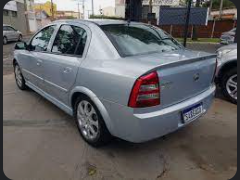
#> input picture RNC - Yolov7/dataset/astra-sedan/astra-sedan_1.png, 240 x 180 px, given in place of al.mkv, which was not available
$ python main.py
#> lines starting #> are read from the running program, lines starting #| are printed output that depends on the picture; after the words box and inside, x2 and y2 are one past the last pixel; in counts of white or black regions, pixels touching at a corner belong together; pictures that were not available may be replaced by others from this repository, and a replacement may not be noted
import numpy as np
import cv2

# Video
capture = cv2.VideoCapture('../videos/al.mkv')

# Returns the center of an object
def get_center(x, y, w, h):
    x1 = int(w/2)
    y1 = int(h/2)

    cx = x + x1
    cy = y + y1

    return cx, cy

candidates = [] # List of candidates to be a car

'''
    Inserts a car candidate to the list

    @args
        - width_threshold, height_threshold: limit to width/height increase/decrease between frames
        - center_threshold: limit to center movement between frames
        - count_threshold: times to act like a car to be a car
'''
def insertCandidate(newCandidate, width_threshold=0.2, height_threshold=0.2,
                    center_threshold=50, count_threshold=20):
    global candidates

    # Look for corresponding object
    for candidate in candidates:
        # If width, height and center correspond, it is the same object
        if newCandidate['width'] > candidate['width'] * (1-width_threshold) and \
           newCandidate['width'] < candidate['width'] * (1+width_threshold) and \
           newCandidate['height'] > candidate['height'] * (1-height_threshold) and \
           newCandidate['height'] < candidate['height'] * (1+height_threshold) and \
           np.linalg.norm(np.array(newCandidate['center'])-np.array(candidate['center'])) < center_threshold:
            candidate['count'] += 1 # Object identified again
            candidate['width'], candidate['height'] = newCandidate['width'], newCandidate['height']
            candidate['center'], candidate['t'] = newCandidate['center'], newCandidate['t']

            # If it moves like a car, it is a car
            if not candidate['car'] and candidate['count'] > count_threshold:
                candidate['car'] = True

            return candidate

    # If it doesn't correspond to any existant object, it is a new one
    candidates.append(newCandidate)
    return newCandidate

'''
    Removes old candidates, that probably are not cars

    @args
        - old_threshold: Amount of time unidentified before being desconsidered

'''
def removeOldCandidates(t, old_threshold=10):
    global candidates

    candidates_to_remove = []
    for candidate in candidates:
        # If it is an old object, removes it
        if candidate['t'] < t - old_threshold:
            candidates_to_remove.append(candidate)
    for candidate in candidates_to_remove:
        candidates.remove(candidate)

# Background subtractor
fgbg = cv2.createBackgroundSubtractorMOG2()

t = 0   # Time
while True:
    ret, frame = capture.read() # Read frame
#> frame is the input picture: shape (180, 240, 3); mean B, G, R 98.9, 97.6, 98.7

    # Change to gray
    grey = cv2.cvtColor(frame, cv2.COLOR_BGR2GRAY)
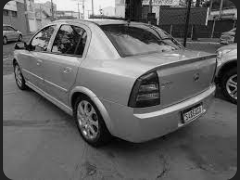
#> grey: shape (180, 240); min 0, max 242, mean 98.1

    # Apply blur
    blur = cv2.GaussianBlur(grey, (7, 7), 15)
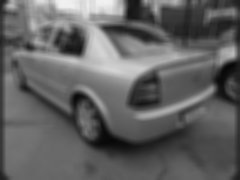
#> blur: shape (180, 240); min 7, max 240, mean 98.1
    fgmask = fgbg.apply(blur)
#> fgmask: shape (180, 240); every value is 127

    # Dilate
    dilated = cv2.dilate(fgmask, np.ones((5, 5)))

    # Apply kernel two times
    kernel = cv2.getStructuringElement(cv2.MORPH_ELLIPSE, (5, 5))
    dilated = cv2.morphologyEx(dilated, cv2.MORPH_CLOSE, kernel)
    dilated = cv2.morphologyEx(dilated, cv2.MORPH_CLOSE, kernel)

    # Find objects
    border, h = cv2.findContours(dilated, cv2.RETR_TREE, cv2.CHAIN_APPROX_SIMPLE)
#> border = [[[0, 0], [0, 179], [239, 179], [239, 0]]]; h = [[-1, -1, -1, -1]]

    # Analyze objects
    for i, c in enumerate(border):
        x, y, w, h = cv2.boundingRect(c)

        # Minimum 60x60 size
        validate_border = (w >= 60) and (h >= 60)
        if not validate_border:
            continue

        # Get center
        center = get_center(x, y, w, h)

        # Create new candidate to be a car
        newCandidate = {
            'width': w,
            'height': h,
            'center': center,
            'count': 0,
            'car': False,
            't': t,
            # Random color
            'color': tuple(int(c) for c in np.random.choice(range(256), size=3))
        }

        # Insert candidate properly
        newCandidate = insertCandidate(newCandidate)

        # Draw candidate
        cv2.rectangle(frame, (x, y), (x+w, y+h), newCandidate['color'], 2)
        # If it is a car, center is green, otherwise is blue
        cv2.circle(frame, center, 4, (0, 255, 0) if newCandidate['car'] else (255, 0, 0), -1)
#> this loop made 1 pass
#> (c, x, y, w, h, validate_border, x1 in get_center, y1 in get_center) on pass 1: ([[0, 0], [0, 179], [239, 179], [239, 0]], 0, 0, 240, 180, True, 120, 90)
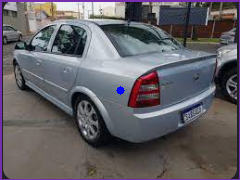
#> frame: shape (180, 240, 3); 3.01% of pixels changed, all inside (x1, y1, x2, y2) = (0, 0, 240, 180)

    # Remove old candidates
    removeOldCandidates(t)
#> the loop in removeOldCandidates, `for candidate in candidates:` made 1 pass
#> after the loop in removeOldCandidates, `for candidate in candidates:`: candidates_to_remove = []
#> after the loop in removeOldCandidates, `for candidate in candidates_to_remove:`: candidates = 1 item

    # Show frame
    cv2.imshow('frame', dilated)
    cv2.imshow('mask', frame)

    if cv2.waitKey(1) == 27:
#> (key Esc is pressed here)
        break

    t += 1

capture.release()
cv2.destroyAllWindows()

$ run again, on RNC - Yolov7/dataset/astra-sedan/astra-sedan_103.png
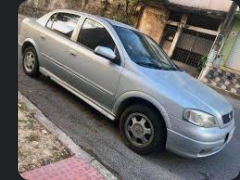
#> input picture RNC - Yolov7/dataset/astra-sedan/astra-sedan_103.png, 240 x 180 px, given in place of al.mkv, which was not available
#> frame is the input picture: shape (180, 240, 3); mean B, G, R 109.3, 109.3, 110.8
#> `blur = cv2.GaussianBlur(grey, (7, 7), 15)`:
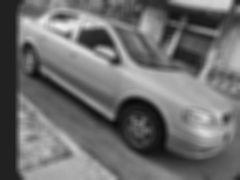
#> blur: shape (180, 240); min 9, max 236, mean 109.8
#> fgmask: shape (180, 240); every value is 127
#> `border, h = cv2.findContours(dilated, cv2.RETR_TREE, cv2.CHAIN_APPROX_..`: border = [[[0, 0], [0, 179], [239, 179], [239, 0]]]; h = [[-1, -1, -1, -1]]
#> the loop `for i, c in enumerate(border):` made 1 pass
#> (c, x, y, w, h, validate_border, x1 in get_center, y1 in get_center) on pass 1: ([[0, 0], [0, 179], [239, 179], [239, 0]], 0, 0, 240, 180, True, 120, 90)
#> after the loop `for i, c in enumerate(border):`:
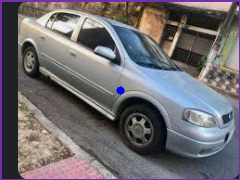
#> frame: shape (180, 240, 3); 3.01% of pixels changed, all inside (x1, y1, x2, y2) = (0, 0, 240, 180)
#> the loop in removeOldCandidates, `for candidate in candidates:` made 1 pass
#> after the loop in removeOldCandidates, `for candidate in candidates:`: candidates_to_remove = []
#> after the loop in removeOldCandidates, `for candidate in candidates_to_remove:`: candidates = 1 item

$ run again, on RNC - Yolov7/dataset/astra-sedan/astra-sedan_104.png
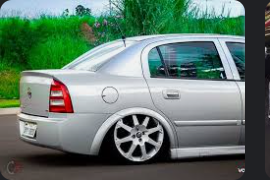
#> input picture RNC - Yolov7/dataset/astra-sedan/astra-sedan_104.png, 270 x 180 px, given in place of al.mkv, which was not available
#> frame is the input picture: shape (180, 270, 3); mean B, G, R 108.7, 121, 99.1
#> `fgmask = fgbg.apply(blur)`:
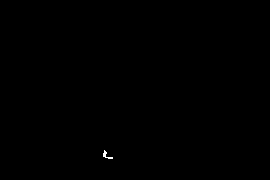
#> fgmask: shape (180, 270); values 127 (black) and 255 (white), 0.07% white in thin lines or dots, all inside (x1, y1, x2, y2) = (103, 150, 113, 159)
#> `border, h = cv2.findContours(dilated, cv2.RETR_TREE, cv2.CHAIN_APPROX_..`: border = [[[0, 0], [0, 179], [269, 179], [269, 0]]]; h = [[-1, -1, -1, -1]]
#> the loop `for i, c in enumerate(border):` made 1 pass
#> (c, x, y, w, h, validate_border, x1 in get_center, y1 in get_center) on pass 1: ([[0, 0], [0, 179], [269, 179], [269, 0]], 0, 0, 270, 180, True, 135, 90)
#> after the loop `for i, c in enumerate(border):`:
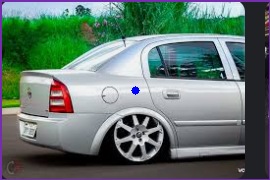
#> frame: shape (180, 270, 3); 2.86% of pixels changed, all inside (x1, y1, x2, y2) = (0, 0, 270, 180)
#> the loop in removeOldCandidates, `for candidate in candidates:` made 1 pass
#> after the loop in removeOldCandidates, `for candidate in candidates:`: candidates_to_remove = []
#> after the loop in removeOldCandidates, `for candidate in candidates_to_remove:`: candidates = 1 item
